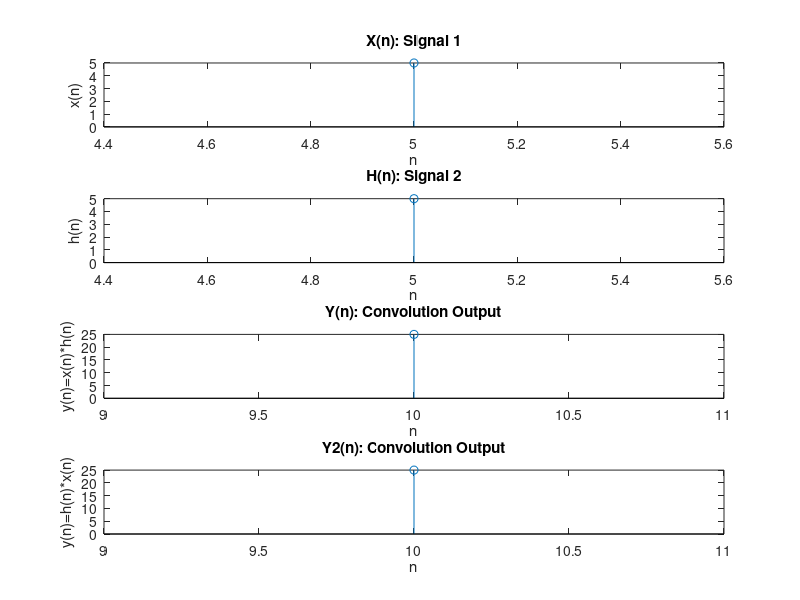

This figure's MATLAB source:
xn=input('enter sequence of x(n) :');
xs=input('enter starting point of x(n) :');
xe=(xs + length(xn)-1);
nx=(xs:xe);
subplot(4,1,1);
stem(nx,xn);
title('X(n): Signal 1');
xlabel('n');
ylabel('x(n)');
hn=input('enter sequence of h(n) :');
hs=input('enter starting point of h(n) :');
he=(hs + length(hn)-1);
nh=(hs:he);
subplot(4,1,2);
stem(nh,hn);
title('H(n): Signal 2');
xlabel('n');
ylabel('h(n)');
yn=(conv(xn,hn))
ys=(xs+hs);
ye=(xe+he);
ny=(ys:ye);
subplot(4,1,3);
stem(ny,yn);
title('Y(n): Convolution Output');
xlabel('n');
ylabel('y(n)=x(n)*h(n)');
y2n=(conv(hn,xn))
y2s=(xs+hs);
y2e=(xe+he);
n2y=(ys:ye);
subplot(4,1,4);
stem(n2y,y2n);
title('Y2(n): Convolution Output');
xlabel('n');
ylabel('y(n)=h(n)*x(n)');
if(yn == y2n)
   fprintf("same");
else
   fprintf("not same");
end